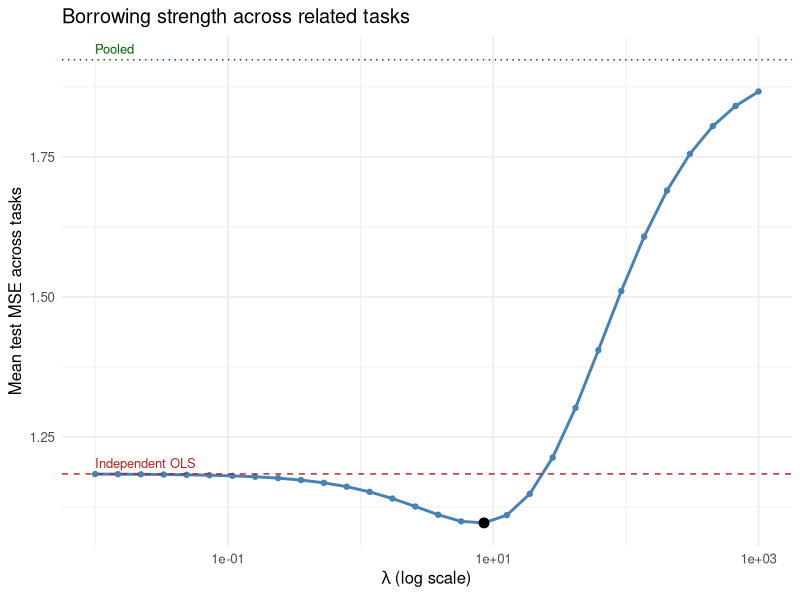

The R script that drew this image:
## ---- chunk 1
#| include: false
suppressPackageStartupMessages(library(tidyverse))
## ---- chunk 2
knitr::opts_chunk$set(echo = TRUE)
## ---- chunk 3
set.seed(2026)

T_tasks <- 6      # number of tasks
p       <- 5      # number of predictors per task
n_train <- 25     # small training sample per task
n_test  <- 500    # large test sample per task

# Shared coefficient center plus small task-specific deviations.
beta0_true <- c(1.5, -2.0, 0.0, 1.0, -0.5)
sigma_dev  <- 0.4   # how far tasks drift from the shared center
sigma_eps  <- 1.0   # noise standard deviation

# True per-task coefficients: beta_t = beta0 + deviation_t
beta_true <- lapply(1:T_tasks, function(t) {
  beta0_true + rnorm(p, mean = 0, sd = sigma_dev)
})

make_task <- function(t, n) {
  X <- matrix(rnorm(n * p), nrow = n, ncol = p)
  y <- as.numeric(X %*% beta_true[[t]]) + rnorm(n, sd = sigma_eps)
  list(X = X, y = y)
}

train <- lapply(1:T_tasks, function(t) make_task(t, n_train))
test  <- lapply(1:T_tasks, function(t) make_task(t, n_test))
## ---- chunk 4
fit_independent <- function(task) {
  # No intercept: data are centered around zero by construction.
  solve(crossprod(task$X), crossprod(task$X, task$y))
}
beta_ind <- lapply(train, fit_independent)
## ---- chunk 5
X_all <- do.call(rbind, lapply(train, `[[`, "X"))
y_all <- do.call(c,    lapply(train, `[[`, "y"))
beta_pool <- solve(crossprod(X_all), crossprod(X_all, y_all))
## ---- chunk 6
fit_mtl <- function(train, lambda, p, T_tasks) {
  n_t <- sapply(train, function(z) length(z$y))
  N   <- sum(n_t)

  # Z has p shared columns followed by p columns per task.
  Z <- matrix(0, nrow = N, ncol = p * (T_tasks + 1))
  y <- numeric(N)

  row0 <- 0
  for (t in 1:T_tasks) {
    rows <- (row0 + 1):(row0 + n_t[t])
    Z[rows, 1:p] <- train[[t]]$X                       # shared block beta0
    cols <- (t * p + 1):((t + 1) * p)                  # deviation block v_t
    Z[rows, cols] <- train[[t]]$X
    y[rows] <- train[[t]]$y
    row0 <- row0 + n_t[t]
  }

  # Penalty: 0 on the shared block, lambda on every deviation block.
  pen <- c(rep(0, p), rep(lambda, p * T_tasks))
  P   <- diag(pen)

  theta <- solve(crossprod(Z) + P, crossprod(Z, y))

  beta0 <- theta[1:p]
  betas <- lapply(1:T_tasks, function(t) {
    beta0 + theta[(t * p + 1):((t + 1) * p)]
  })
  list(beta0 = beta0, betas = betas)
}
## ---- chunk 7
test_mse <- function(beta_list) {
  errs <- sapply(1:T_tasks, function(t) {
    pred <- as.numeric(test[[t]]$X %*% beta_list[[t]])
    mean((test[[t]]$y - pred)^2)
  })
  mean(errs)
}

mse_ind  <- test_mse(beta_ind)
mse_pool <- test_mse(rep(list(beta_pool), T_tasks))

lambda_grid <- 10^seq(-2, 3, length.out = 30)
mse_mtl <- sapply(lambda_grid, function(lam) {
  fit <- fit_mtl(train, lam, p, T_tasks)
  test_mse(fit$betas)
})

best_idx    <- which.min(mse_mtl)
best_lambda <- lambda_grid[best_idx]
best_mse    <- mse_mtl[best_idx]

results <- data.frame(
  method   = c("Independent OLS", "Pooled", "Multi-task (best lambda)"),
  test_mse = round(c(mse_ind, mse_pool, best_mse), 4)
)
print(results)
cat("Best lambda:", round(best_lambda, 3), "\n")
## ---- chunk 8
library(ggplot2)

df <- data.frame(lambda = lambda_grid, mse = mse_mtl)

ggplot(df, aes(x = lambda, y = mse)) +
  geom_line(color = "steelblue", linewidth = 1) +
  geom_point(color = "steelblue") +
  geom_hline(yintercept = mse_ind, linetype = "dashed", color = "firebrick") +
  geom_hline(yintercept = mse_pool, linetype = "dotted", color = "darkgreen") +
  annotate("point", x = best_lambda, y = best_mse, color = "black", size = 3) +
  scale_x_log10() +
  annotate("text", x = min(lambda_grid), y = mse_ind,
           label = "Independent OLS", color = "firebrick",
           hjust = 0, vjust = -0.6, size = 3.3) +
  annotate("text", x = min(lambda_grid), y = mse_pool,
           label = "Pooled", color = "darkgreen",
           hjust = 0, vjust = -0.6, size = 3.3) +
  labs(x = expression(lambda~"(log scale)"),
       y = "Mean test MSE across tasks",
       title = "Borrowing strength across related tasks") +
  theme_minimal(base_size = 12)
